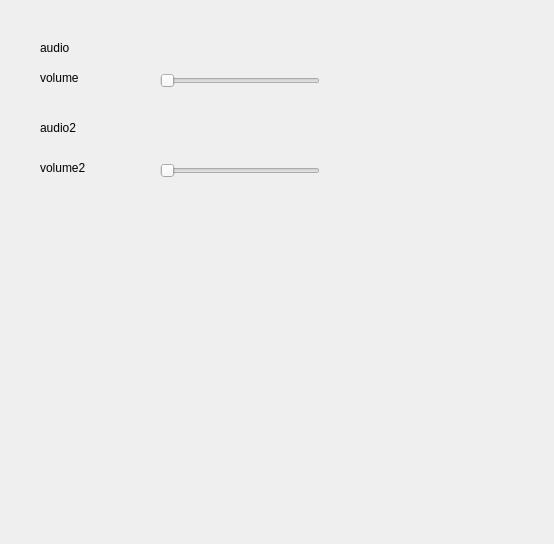
<?xml version="1.0" encoding="UTF-8"?>
<ui version="4.0">
 <class>AudioSettingWidget</class>
 <widget class="QWidget" name="AudioSettingWidget">
  <property name="geometry">
   <rect>
    <x>0</x>
    <y>0</y>
    <width>554</width>
    <height>544</height>
   </rect>
  </property>
  <property name="windowTitle">
   <string>Form</string>
  </property>
  <widget class="QLabel" name="audioDeviceLabel">
   <property name="geometry">
    <rect>
     <x>40</x>
     <y>40</y>
     <width>64</width>
     <height>15</height>
    </rect>
   </property>
   <property name="text">
    <string>audio</string>
   </property>
  </widget>
  <widget class="QLabel" name="audioVolumeLabel">
   <property name="geometry">
    <rect>
     <x>40</x>
     <y>70</y>
     <width>64</width>
     <height>15</height>
    </rect>
   </property>
   <property name="text">
    <string>volume</string>
   </property>
  </widget>
  <widget class="QLabel" name="audioDevice2Label">
   <property name="geometry">
    <rect>
     <x>40</x>
     <y>120</y>
     <width>64</width>
     <height>15</height>
    </rect>
   </property>
   <property name="text">
    <string>audio2</string>
   </property>
  </widget>
  <widget class="QLabel" name="audioVolume2Label">
   <property name="geometry">
    <rect>
     <x>40</x>
     <y>160</y>
     <width>64</width>
     <height>15</height>
    </rect>
   </property>
   <property name="text">
    <string>volume2</string>
   </property>
  </widget>
  <widget class="QSlider" name="audioVolumeSlider">
   <property name="geometry">
    <rect>
     <x>160</x>
     <y>70</y>
     <width>160</width>
     <height>22</height>
    </rect>
   </property>
   <property name="maximum">
    <number>100</number>
   </property>
   <property name="orientation">
    <enum>Qt::Horizontal</enum>
   </property>
  </widget>
  <widget class="QSlider" name="audioVolume2Slider">
   <property name="geometry">
    <rect>
     <x>160</x>
     <y>160</y>
     <width>160</width>
     <height>22</height>
    </rect>
   </property>
   <property name="maximum">
    <number>100</number>
   </property>
   <property name="orientation">
    <enum>Qt::Horizontal</enum>
   </property>
  </widget>
 </widget>
 <resources/>
 <connections/>
</ui>
